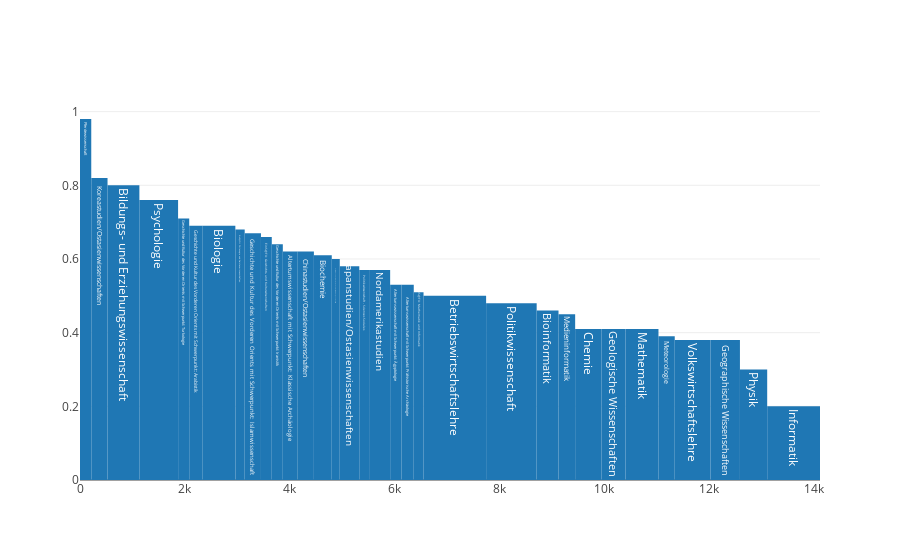

The code cell stored with this chart in its notebook:
### Code cell
iplot(fig)

### Figure 1 — Plotly figure (JSON) as saved in the notebook; plotly's stock layout.template omitted (floating-point values rounded to 4 significant figures)
{"data": [{"text": ["Pferdewissenschaft", "Koreastudien/Ostasienwissenschaften", "Bildungs- und Erziehungswissenschaft", "Psychologie", "Geschichte und Kultur des Vorderen Orients mit Schwerpunkt:\rTurkologie", "Geschichte und Kultur des Vorderen Orients mit Schwerpunkt:\rArabistik", "Biologie", "EinS@FU: Philosopie und Geisteswissenschaften", "Geschichte und Kultur des Vorderen Orients mit Schwerpunkt:\rIslamwissenschaft", "EinS@FU: Geschichts- und Kulturwisenschaften", "Geschichte und Kultur des Vorderen Orients mit Schwerpunkt:\rIranistik", "Altertumswissenschaft mit Schwerpunkt: Klassische\rArchäologie", "Chinastudien/Ostasienwissenschaften", "Biochemie", "Geschichte und Kultur des Vorderen Orients mit Schwerpunkt:\rSemitistik", "Japanstudien/Ostasienwissenschaften", "Politikwissenschaft - Sciences Sociales", "Nordamerikastudien", "Altertumswissenschaft mit Schwerpunkt: Ägyptologie", "Altertumswissenschaft mit Schwerpunkt: Prähistorische\rArchäologie", "EinS@FU: Mathematik und Informatik", "Betriebswirtschaftslehre", "Politikwissenschaft", "Bioinformatik", "Medieninformatik", "Chemie", "Geologische Wissenschaften", "Mathematik", "Meteorologie", "Volkswirtschaftslehre", "Geographische Wissenschaften", "Physik", "Informatik"], "textposition": "auto", "type": "bar", "uid": "30996ad0-d218-4765-9dca-b71bf8dea0e7", "width": [215, 310, 608, 739, 212, 250, 631, 178, 310, 207, 211, 284, 309, 341, 153, 372, 203, 386, 218, 233, 186, 1195, 965, 416, 318, 501, 461, 628, 311, 682, 562, 520, 1008], "x": [107, 370, 829, 1502, 1978, 2209, 2649, 3054, 3298, 3556, 3765, 4013, 4309, 4634, 4881, 5144, 5431, 5726, 6028, 6253, 6463, 7153, 8233, 8924, 9291, 9700, 10181, 10726, 11195, 11692, 12314, 12855, 13619], "y": [0.98, 0.82, 0.8, 0.76, 0.71, 0.69, 0.69, 0.68, 0.67, 0.66, 0.64, 0.62, 0.62, 0.61, 0.6, 0.58, 0.57, 0.57, 0.53, 0.53, 0.51, 0.5, 0.48, 0.46, 0.45, 0.41, 0.41, 0.41, 0.39, 0.38, 0.38, 0.3, 0.2]}], "layout": {}}
